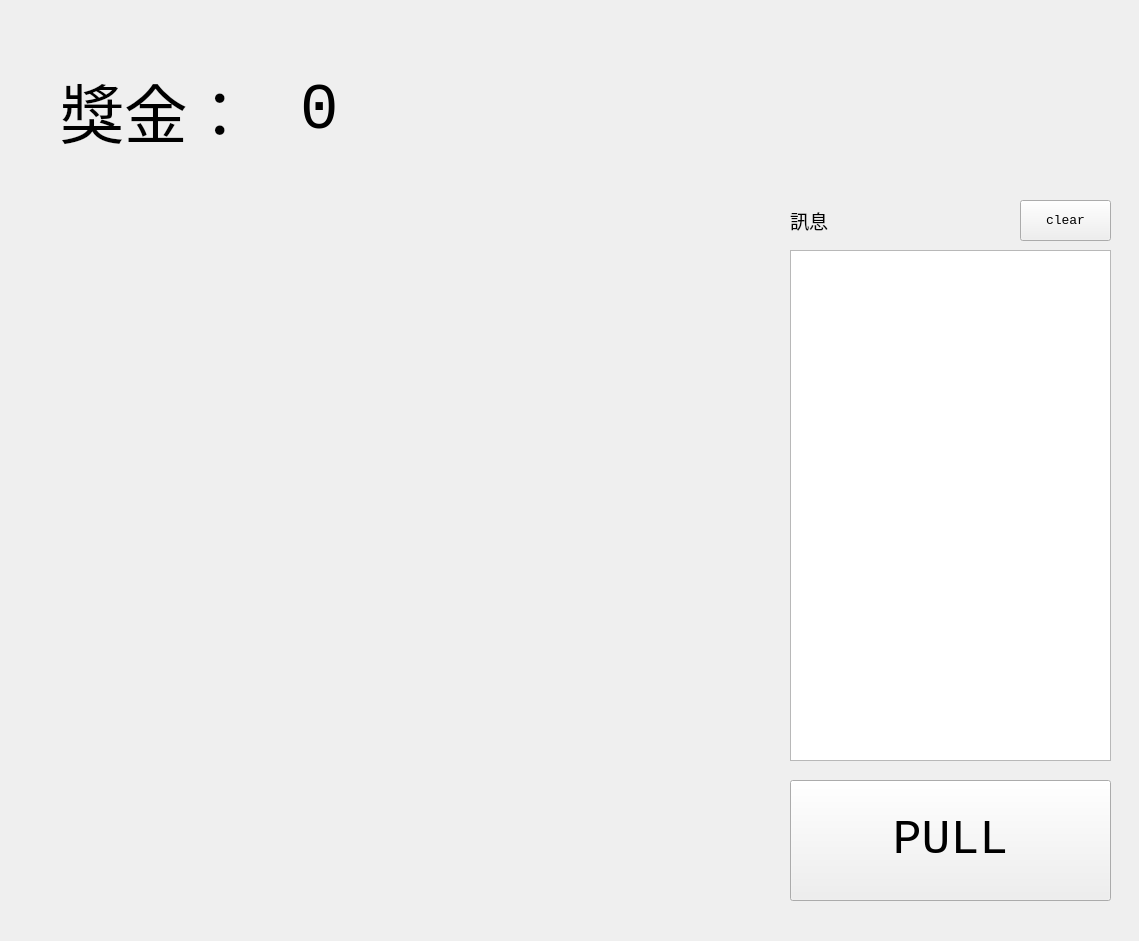
<?xml version="1.0" encoding="UTF-8"?>
<ui version="4.0">
 <class>MainWindow</class>
 <widget class="QMainWindow" name="MainWindow">
  <property name="geometry">
   <rect>
    <x>0</x>
    <y>0</y>
    <width>1139</width>
    <height>941</height>
   </rect>
  </property>
  <property name="windowTitle">
   <string>MainWindow</string>
  </property>
  <widget class="QWidget" name="centralwidget">
   <widget class="QWidget" name="horizontalLayoutWidget">
    <property name="geometry">
     <rect>
      <x>50</x>
      <y>210</y>
      <width>701</width>
      <height>671</height>
     </rect>
    </property>
    <layout class="QHBoxLayout" name="horizontalLayout">
     <item>
      <widget class="QWidget" name="left_widget" native="true">
       <property name="enabled">
        <bool>true</bool>
       </property>
      </widget>
     </item>
     <item>
      <widget class="QWidget" name="mid_widget" native="true"/>
     </item>
     <item>
      <widget class="QWidget" name="right_widget" native="true"/>
     </item>
    </layout>
    <zorder>right_widget</zorder>
    <zorder>mid_widget</zorder>
    <zorder>left_widget</zorder>
   </widget>
   <widget class="QListWidget" name="log_listWidget">
    <property name="geometry">
     <rect>
      <x>790</x>
      <y>250</y>
      <width>321</width>
      <height>511</height>
     </rect>
    </property>
   </widget>
   <widget class="QLabel" name="log_label">
    <property name="geometry">
     <rect>
      <x>790</x>
      <y>200</y>
      <width>111</width>
      <height>41</height>
     </rect>
    </property>
    <property name="font">
     <font>
      <family>Agency FB</family>
      <pointsize>14</pointsize>
     </font>
    </property>
    <property name="text">
     <string>訊息</string>
    </property>
   </widget>
   <widget class="QPushButton" name="log_clear_btn">
    <property name="geometry">
     <rect>
      <x>1020</x>
      <y>200</y>
      <width>91</width>
      <height>41</height>
     </rect>
    </property>
    <property name="font">
     <font>
      <family>Consolas</family>
      <pointsize>10</pointsize>
     </font>
    </property>
    <property name="text">
     <string>clear</string>
    </property>
   </widget>
   <widget class="QPushButton" name="pull_btn">
    <property name="geometry">
     <rect>
      <x>790</x>
      <y>780</y>
      <width>321</width>
      <height>121</height>
     </rect>
    </property>
    <property name="font">
     <font>
      <family>Consolas</family>
      <pointsize>36</pointsize>
      <weight>50</weight>
      <bold>false</bold>
     </font>
    </property>
    <property name="text">
     <string>PULL</string>
    </property>
   </widget>
   <widget class="QLabel" name="prize_label">
    <property name="geometry">
     <rect>
      <x>60</x>
      <y>50</y>
      <width>241</width>
      <height>121</height>
     </rect>
    </property>
    <property name="font">
     <font>
      <family>Consolas</family>
      <pointsize>48</pointsize>
     </font>
    </property>
    <property name="text">
     <string>獎金：</string>
    </property>
   </widget>
   <widget class="QLabel" name="prize_num_label">
    <property name="geometry">
     <rect>
      <x>300</x>
      <y>50</y>
      <width>841</width>
      <height>121</height>
     </rect>
    </property>
    <property name="font">
     <font>
      <family>Consolas</family>
      <pointsize>48</pointsize>
     </font>
    </property>
    <property name="text">
     <string>0</string>
    </property>
   </widget>
  </widget>
  <widget class="QMenuBar" name="menubar">
   <property name="geometry">
    <rect>
     <x>0</x>
     <y>0</y>
     <width>1139</width>
     <height>25</height>
    </rect>
   </property>
  </widget>
 </widget>
 <resources/>
 <connections>
  <connection>
   <sender>log_clear_btn</sender>
   <signal>clicked()</signal>
   <receiver>log_listWidget</receiver>
   <slot>clear()</slot>
   <hints>
    <hint type="sourcelabel">
     <x>1145</x>
     <y>345</y>
    </hint>
    <hint type="destinationlabel">
     <x>935</x>
     <y>530</y>
    </hint>
   </hints>
  </connection>
 </connections>
</ui>
